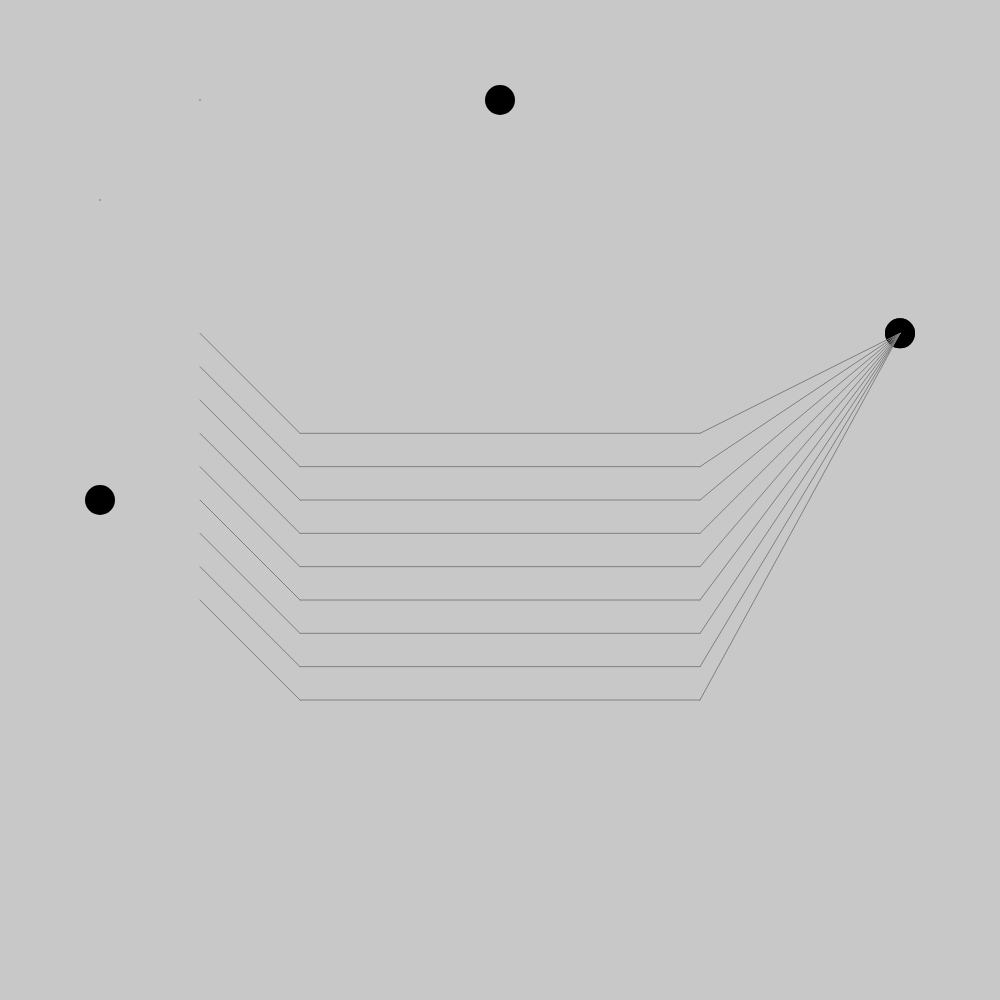
Frame 1 (no input)
Frame 60 (no input): identical to frame 1, image omitted
Frame 120 (the mouse pressed at the canvas centre since frame 60): identical to frame 1, image omitted

The p5.js sketch that drew this single still picture (run headless with seeded random() and noise() and a simulated clock; from frame 60 on, the mouse is pressed at the canvas centre):

// p5.js sketch
// ── sketch.js
var mainCircle;
var vertSlider;
var lineCount = 60;
var vertMin, vertMax, horMin, horMax;

function setup() {
  createCanvas(1000,1000);
  var red = color(0, 0, 0);
// Kreis 
  mainCircle = new Circle(900 , height/3 , 40);
  
  vertSlider = new Circle(width / 10, height / 2, 30, red);
  
  
  
  var red = color(0, 0, 0);
  
 
  vertMin = height / 5;
  vertMax = height / 5 * 4;
  vertSlider.setMaximums(width / 10, vertMin, width / 10, vertMax);

  var green = color(0, 0, 0);
  // create a new Circle object and save it as horSlider
  horSlider = new Circle(width / 2, height / 10, 30, green);

  horMin = width / 5;
  horMax = width / 5 * 4;
  horSlider.setMaximums(horMin, height / 10, horMax, height / 10);
}

function draw() {
  background(200);
  // Punkt anzeigen 
 

  // draw line for vertSlider and display vertSlider
  stroke(0);
  line(width / 10, vertMin, width / 10, vertMin);
  vertSlider.display();

  stroke(0);
  line(horMin, height / 10, horMin, height / 10);
  horSlider.display();

  // display some lines
  // the color depends on the position of the horSlider
  // the amount depends on the position of the vertSlider
  var lineColor = color( map(horSlider.xPos, horMin, horMax, 255, 0) );
  var lineCount = floor( map(vertSlider.yPos, height / 5, height / 5 * 4, 1, 20) );
  stroke(lineColor);
  for (var i = 1; i < lineCount; i++) {
    var lineYPos = height / 2 - 50 + (i * 5);
     
    //Linie Lichtquelle
      line(mainCircle.xPos,mainCircle.yPos, 700, 300 / (lineCount - 1) * i+400);
    //Linie Wellenlaenge
     line(700 ,300 / (lineCount - 1) * i+400, 300, 300 / (lineCount - 1) * i+400);
     //Linie Silizium
     line(300 ,300 / (lineCount - 1) * i+400, 200, 300 / (lineCount - 1) * i+300);
   
  }

  

}


function Circle (xPos, yPos, radius, color) {
  // a new circle is created with properties selected by the user
  this.xPos = xPos;
  this.yPos = yPos;
  this.radius = radius;
  this.color = color;

  // by default the circle can be moved anywhere
  // default min and max values are set to the size of the canvas
  this.minX = 0;
  this.maxX = width;
  this.minY = 0;
  this.maxY = height;

  // dragging is set to false initially, as the circle is not being dragged yet
  this.dragging = false;

  // the display functions displays the circle and first checks if it's being dragged
  // if so, the move function is called to update the circle's xPos and yPos
  this.display = function() {
    noStroke();
    fill(this.color);

    if(this.dragging === true) {
      this.move(mouseX, mouseY);
    }

    ellipse(this.xPos, this.yPos, radius);
    
    ellipse(mainCircle.xPos,mainCircle.yPos, radius);
  }

  // the move function moves the circles to the target position
  // as long as it is within the min and max values
  // the constrain function makes sure that only values between min and max are picked
  this.move = function(targetX, targetY) {
    this.xPos = constrain(targetX, this.minX, this.maxX);
    this.yPos = constrain(targetY, this.minY, this.maxY);
  }

  // if the clicked function is called, the distance between mouse and the circle's midpoint is calculated
  // if it is smaller than the circle's radius that means the user has clicked on the circle
  // dragging will be set to true in this case
  this.clicked = function() {
    var d = dist(mouseX, mouseY, this.xPos, this.yPos);
    if(d < this.radius) {
      this.dragging = true;
    }
  }

  // if the release function is called, dragging will be set to false again, as the user is not dragging anymore
  this.released = function() {
    this.dragging = false;
  }

  // maximums can be used to restrain movement (for sliders etc.)
  this.setMaximums = function(minX, minY, maxX, maxY) {
    this.minX = minX;
    this.minY = minY;
    this.maxX = maxX;
    this.maxY = maxY;
  }
}

// if the mouse is pressed the clicked function is called on the circle
function mousePressed() {
  vertSlider.clicked();
  horSlider.clicked();
  mainCircle.clicked();
}

// if the mouse is released the released function is called on the circle
function mouseReleased() {
  vertSlider.released();
  horSlider.released
  mainCircle.released();
}
